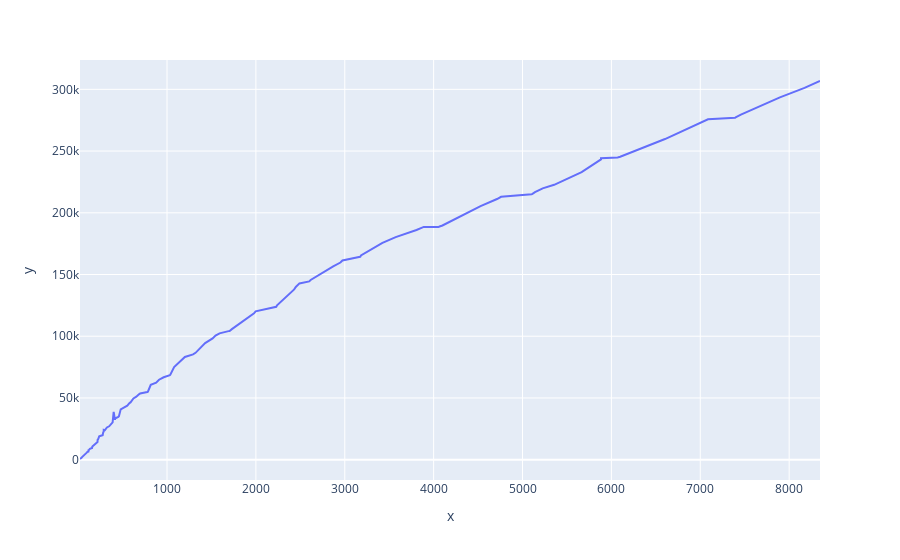

This figure's notebook cell:
### Code cell
import plotly.express as px
fig = px.line(x=DEATHS, y=CASES)
fig.show()

### Figure 1 — Plotly figure (JSON) as saved in the notebook; plotly's stock layout.template omitted (floating-point values rounded to 4 significant figures; data arrays with more than 128 entries replaced by an {"elided": "..."} marker saying what was removed)
{"data": [{"hoverlabel": {"namelength": 0}, "hovertemplate": "x=%{x}<br>y=%{y}", "legendgroup": "", "line": {"color": "#636efa", "dash": "solid"}, "mode": "lines", "name": "", "showlegend": false, "type": "scatter", "x": {"elided": "245 str values"}, "xaxis": "x", "y": {"elided": "245 str values"}, "yaxis": "y"}], "layout": {"legend": {"tracegroupgap": 0}, "margin": {"t": 60}, "xaxis": {"anchor": "y", "domain": [0, 1], "title": {"text": "x"}}, "yaxis": {"anchor": "x", "domain": [0, 1], "title": {"text": "y"}}}}
